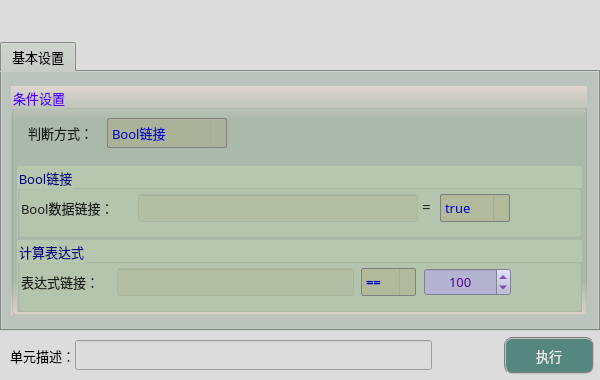
<?xml version="1.0" encoding="UTF-8"?>
<ui version="4.0">
 <class>frmLogicJudgeEndClass</class>
 <widget class="QDialog" name="frmLogicJudgeEndClass">
  <property name="geometry">
   <rect>
    <x>0</x>
    <y>0</y>
    <width>600</width>
    <height>380</height>
   </rect>
  </property>
  <property name="sizePolicy">
   <sizepolicy hsizetype="Fixed" vsizetype="Fixed">
    <horstretch>0</horstretch>
    <verstretch>0</verstretch>
   </sizepolicy>
  </property>
  <property name="minimumSize">
   <size>
    <width>600</width>
    <height>380</height>
   </size>
  </property>
  <property name="maximumSize">
   <size>
    <width>600</width>
    <height>380</height>
   </size>
  </property>
  <property name="windowTitle">
   <string>结束语句</string>
  </property>
  <property name="styleSheet">
   <string notr="true">background-color: rgb(220, 220, 220);</string>
  </property>
  <layout class="QGridLayout" name="gridLayout">
   <property name="leftMargin">
    <number>0</number>
   </property>
   <property name="topMargin">
    <number>0</number>
   </property>
   <property name="rightMargin">
    <number>0</number>
   </property>
   <property name="bottomMargin">
    <number>0</number>
   </property>
   <property name="spacing">
    <number>1</number>
   </property>
   <item row="3" column="0" colspan="2">
    <layout class="QHBoxLayout" name="horizontalLayout">
     <property name="spacing">
      <number>0</number>
     </property>
     <property name="bottomMargin">
      <number>6</number>
     </property>
     <item>
      <spacer name="horizontalSpacer">
       <property name="orientation">
        <enum>Qt::Horizontal</enum>
       </property>
       <property name="sizeType">
        <enum>QSizePolicy::Fixed</enum>
       </property>
       <property name="sizeHint" stdset="0">
        <size>
         <width>10</width>
         <height>20</height>
        </size>
       </property>
      </spacer>
     </item>
     <item>
      <widget class="QLabel" name="label_3">
       <property name="sizePolicy">
        <sizepolicy hsizetype="Fixed" vsizetype="Fixed">
         <horstretch>0</horstretch>
         <verstretch>0</verstretch>
        </sizepolicy>
       </property>
       <property name="maximumSize">
        <size>
         <width>83</width>
         <height>25</height>
        </size>
       </property>
       <property name="font">
        <font>
         <family>微软雅黑</family>
         <pointsize>10</pointsize>
        </font>
       </property>
       <property name="styleSheet">
        <string notr="true">background-color: rgba(255, 255, 255, 0);</string>
       </property>
       <property name="text">
        <string>单元描述：</string>
       </property>
      </widget>
     </item>
     <item>
      <widget class="QLineEdit" name="txtDescribe">
       <property name="sizePolicy">
        <sizepolicy hsizetype="Fixed" vsizetype="Fixed">
         <horstretch>0</horstretch>
         <verstretch>0</verstretch>
        </sizepolicy>
       </property>
       <property name="minimumSize">
        <size>
         <width>357</width>
         <height>30</height>
        </size>
       </property>
       <property name="maximumSize">
        <size>
         <width>16777215</width>
         <height>30</height>
        </size>
       </property>
       <property name="font">
        <font>
         <family>微软雅黑</family>
         <pointsize>10</pointsize>
        </font>
       </property>
      </widget>
     </item>
     <item>
      <spacer name="horizontalSpacer_8">
       <property name="orientation">
        <enum>Qt::Horizontal</enum>
       </property>
       <property name="sizeHint" stdset="0">
        <size>
         <width>40</width>
         <height>20</height>
        </size>
       </property>
      </spacer>
     </item>
     <item>
      <widget class="QPushButton" name="btnExecute">
       <property name="minimumSize">
        <size>
         <width>90</width>
         <height>37</height>
        </size>
       </property>
       <property name="font">
        <font>
         <family>微软雅黑</family>
         <pointsize>10</pointsize>
        </font>
       </property>
       <property name="styleSheet">
        <string notr="true">QWidget{ background-color: rgb(85, 135, 127);}
QWidget{ color: rgb(235, 235, 235);}
QWidget{ border: 2px groove gray;border-radius: 8px;padding: 2px 4px;}
QPushButton:hover{ background-color: rgb(85, 155, 127);}
QPushButton:pressed{background-color: rgb(85, 175, 127);}</string>
       </property>
       <property name="text">
        <string>执行</string>
       </property>
      </widget>
     </item>
     <item>
      <spacer name="horizontalSpacer_2">
       <property name="orientation">
        <enum>Qt::Horizontal</enum>
       </property>
       <property name="sizeType">
        <enum>QSizePolicy::Fixed</enum>
       </property>
       <property name="sizeHint" stdset="0">
        <size>
         <width>6</width>
         <height>20</height>
        </size>
       </property>
      </spacer>
     </item>
    </layout>
   </item>
   <item row="0" column="0">
    <spacer name="verticalSpacer_2">
     <property name="orientation">
      <enum>Qt::Vertical</enum>
     </property>
     <property name="sizeType">
      <enum>QSizePolicy::Fixed</enum>
     </property>
     <property name="sizeHint" stdset="0">
      <size>
       <width>20</width>
       <height>42</height>
      </size>
     </property>
    </spacer>
   </item>
   <item row="2" column="0">
    <spacer name="verticalSpacer_4">
     <property name="orientation">
      <enum>Qt::Vertical</enum>
     </property>
     <property name="sizeType">
      <enum>QSizePolicy::Fixed</enum>
     </property>
     <property name="sizeHint" stdset="0">
      <size>
       <width>20</width>
       <height>5</height>
      </size>
     </property>
    </spacer>
   </item>
   <item row="1" column="0" colspan="2">
    <widget class="QTabWidget" name="tabWidget">
     <property name="sizePolicy">
      <sizepolicy hsizetype="Expanding" vsizetype="Expanding">
       <horstretch>0</horstretch>
       <verstretch>0</verstretch>
      </sizepolicy>
     </property>
     <property name="minimumSize">
      <size>
       <width>0</width>
       <height>0</height>
      </size>
     </property>
     <property name="maximumSize">
      <size>
       <width>16777215</width>
       <height>16777215</height>
      </size>
     </property>
     <property name="font">
      <font>
       <family>微软雅黑</family>
       <pointsize>10</pointsize>
      </font>
     </property>
     <property name="styleSheet">
      <string notr="true">background-color: #bcc2bc;</string>
     </property>
     <property name="currentIndex">
      <number>0</number>
     </property>
     <widget class="QWidget" name="tab">
      <attribute name="title">
       <string>基本设置</string>
      </attribute>
      <widget class="QGroupBox" name="groupC">
       <property name="geometry">
        <rect>
         <x>9</x>
         <y>14</y>
         <width>576</width>
         <height>229</height>
        </rect>
       </property>
       <property name="font">
        <font>
         <family>微软雅黑</family>
         <pointsize>10</pointsize>
        </font>
       </property>
       <property name="styleSheet">
        <string notr="true">background-color: qlineargradient(x1:0, y1:0, x2:0, y2:1, stop:0 #dfd5cf, stop: 0.15 #acbbac, stop: 0.85 #acbbac,stop:1 #dfd5cf);
color: rgb(85, 0, 255);</string>
       </property>
       <property name="title">
        <string>条件设置</string>
       </property>
       <widget class="QComboBox" name="comboType">
        <property name="geometry">
         <rect>
          <x>96</x>
          <y>32</y>
          <width>120</width>
          <height>30</height>
         </rect>
        </property>
        <property name="sizePolicy">
         <sizepolicy hsizetype="Fixed" vsizetype="Fixed">
          <horstretch>0</horstretch>
          <verstretch>0</verstretch>
         </sizepolicy>
        </property>
        <property name="minimumSize">
         <size>
          <width>120</width>
          <height>30</height>
         </size>
        </property>
        <property name="maximumSize">
         <size>
          <width>120</width>
          <height>16777215</height>
         </size>
        </property>
        <property name="font">
         <font>
          <family>微软雅黑</family>
          <pointsize>10</pointsize>
         </font>
        </property>
        <property name="styleSheet">
         <string notr="true">QComboBox {
    border: 1px solid gray;
    border-radius: 2px;    
    color: rgb(0, 0, 200);
	background-color: rgba(170, 170, 127,100);
}
QComboBox::drop-down {
    subcontrol-origin: padding;
    subcontrol-position: top right;
    width: 15px; 
    border-left-width: 1px;
    border-left-color: darkgray;
    border-left-style: solid;
    border-top-right-radius: 3px;
    border-bottom-right-radius: 3px;
}

QComboBox::down-arrow {
    image: url(:/resource/down.png);
} 
QComboBox::down-arrow:on {
    top: 1px;
    left: 1px;
}</string>
        </property>
        <property name="sizeAdjustPolicy">
         <enum>QComboBox::AdjustToContents</enum>
        </property>
        <item>
         <property name="text">
          <string>Bool链接</string>
         </property>
        </item>
        <item>
         <property name="text">
          <string>计算表达式</string>
         </property>
        </item>
       </widget>
       <widget class="QLabel" name="label_30">
        <property name="geometry">
         <rect>
          <x>17</x>
          <y>37</y>
          <width>81</width>
          <height>19</height>
         </rect>
        </property>
        <property name="font">
         <font>
          <family>微软雅黑</family>
          <pointsize>10</pointsize>
         </font>
        </property>
        <property name="styleSheet">
         <string notr="true">color: rgb(30, 30, 30);
background-color: rgba(0, 0, 0, 0);</string>
        </property>
        <property name="text">
         <string>判断方式：</string>
        </property>
       </widget>
       <widget class="QGroupBox" name="groupC2">
        <property name="geometry">
         <rect>
          <x>6</x>
          <y>80</y>
          <width>565</width>
          <height>72</height>
         </rect>
        </property>
        <property name="font">
         <font>
          <family>微软雅黑</family>
          <pointsize>10</pointsize>
         </font>
        </property>
        <property name="styleSheet">
         <string notr="true">background-color: #b7c7af;
color: rgb(0, 0, 127);</string>
        </property>
        <property name="title">
         <string>Bool链接</string>
        </property>
        <widget class="QPushButton" name="btnDelLinkBool">
         <property name="geometry">
          <rect>
           <x>534</x>
           <y>28</y>
           <width>27</width>
           <height>27</height>
          </rect>
         </property>
         <property name="toolTip">
          <string>删除Bool数据链接</string>
         </property>
         <property name="styleSheet">
          <string notr="true">QWidget{ border:none;background-color: rgba(0, 0, 0, 0);border-radius: 8px;padding: 2px 4px;}
QPushButton:hover{ background-color: rgba(226, 142, 162, 100);}
QPushButton:pressed{background-color: rgba(226, 172, 162, 200);}</string>
         </property>
         <property name="text">
          <string/>
         </property>
         <property name="icon">
          <iconset resource="sub_res.qrc">
           <normaloff>:/resource/del_link.png</normaloff>:/resource/del_link.png</iconset>
         </property>
         <property name="iconSize">
          <size>
           <width>27</width>
           <height>27</height>
          </size>
         </property>
        </widget>
        <widget class="QPushButton" name="btnLinkBool">
         <property name="geometry">
          <rect>
           <x>502</x>
           <y>28</y>
           <width>27</width>
           <height>27</height>
          </rect>
         </property>
         <property name="toolTip">
          <string>链接Bool数据</string>
         </property>
         <property name="styleSheet">
          <string notr="true">QWidget{ border:none;background-color: rgba(0, 0, 0, 0);border-radius: 8px;padding: 2px 4px;}
QPushButton:hover{ background-color: rgba(85, 150, 127, 100);}
QPushButton:pressed{background-color: rgba(85, 180, 127, 160);}</string>
         </property>
         <property name="text">
          <string/>
         </property>
         <property name="icon">
          <iconset resource="sub_res.qrc">
           <normaloff>:/resource/link.png</normaloff>:/resource/link.png</iconset>
         </property>
         <property name="iconSize">
          <size>
           <width>27</width>
           <height>27</height>
          </size>
         </property>
        </widget>
        <widget class="QLabel" name="label_5">
         <property name="geometry">
          <rect>
           <x>405</x>
           <y>30</y>
           <width>16</width>
           <height>19</height>
          </rect>
         </property>
         <property name="font">
          <font>
           <family>微软雅黑</family>
           <pointsize>11</pointsize>
          </font>
         </property>
         <property name="styleSheet">
          <string notr="true">color: rgb(30, 30, 30);
background-color: rgba(0, 0, 0, 0);</string>
         </property>
         <property name="text">
          <string>=</string>
         </property>
        </widget>
        <widget class="QLabel" name="label_4">
         <property name="geometry">
          <rect>
           <x>4</x>
           <y>32</y>
           <width>119</width>
           <height>19</height>
          </rect>
         </property>
         <property name="font">
          <font>
           <family>微软雅黑</family>
           <pointsize>10</pointsize>
          </font>
         </property>
         <property name="styleSheet">
          <string notr="true">color: rgb(30, 30, 30);
background-color: rgba(0, 0, 0, 0);</string>
         </property>
         <property name="text">
          <string>Bool数据链接：</string>
         </property>
        </widget>
        <widget class="QLineEdit" name="txtLinkBool">
         <property name="geometry">
          <rect>
           <x>121</x>
           <y>28</y>
           <width>280</width>
           <height>28</height>
          </rect>
         </property>
         <property name="font">
          <font>
           <family>微软雅黑</family>
           <pointsize>10</pointsize>
          </font>
         </property>
         <property name="toolTip">
          <string>Bool类型</string>
         </property>
         <property name="styleSheet">
          <string notr="true">color: rgb(0, 0, 200);
background-color: rgba(170, 170, 127,50);</string>
         </property>
         <property name="alignment">
          <set>Qt::AlignCenter</set>
         </property>
         <property name="readOnly">
          <bool>true</bool>
         </property>
        </widget>
        <widget class="QComboBox" name="comboBool">
         <property name="geometry">
          <rect>
           <x>423</x>
           <y>28</y>
           <width>70</width>
           <height>28</height>
          </rect>
         </property>
         <property name="sizePolicy">
          <sizepolicy hsizetype="Fixed" vsizetype="Fixed">
           <horstretch>0</horstretch>
           <verstretch>0</verstretch>
          </sizepolicy>
         </property>
         <property name="minimumSize">
          <size>
           <width>70</width>
           <height>28</height>
          </size>
         </property>
         <property name="maximumSize">
          <size>
           <width>70</width>
           <height>28</height>
          </size>
         </property>
         <property name="font">
          <font>
           <family>微软雅黑</family>
           <pointsize>10</pointsize>
          </font>
         </property>
         <property name="styleSheet">
          <string notr="true">QComboBox {
    border: 1px solid gray;
    border-radius: 2px;    
    color: rgb(0, 0, 200);
	background-color: rgba(170, 170, 127,100);
}
QComboBox::drop-down {
    subcontrol-origin: padding;
    subcontrol-position: top right;
    width: 15px; 
    border-left-width: 1px;
    border-left-color: darkgray;
    border-left-style: solid;
    border-top-right-radius: 3px;
    border-bottom-right-radius: 3px;
}

QComboBox::down-arrow {
    image: url(:/resource/down.png);
} 
QComboBox::down-arrow:on {
    top: 1px;
    left: 1px;
}</string>
         </property>
         <property name="sizeAdjustPolicy">
          <enum>QComboBox::AdjustToContents</enum>
         </property>
         <item>
          <property name="text">
           <string>true</string>
          </property>
         </item>
        </widget>
       </widget>
       <widget class="QGroupBox" name="groupC3">
        <property name="enabled">
         <bool>false</bool>
        </property>
        <property name="geometry">
         <rect>
          <x>6</x>
          <y>154</y>
          <width>565</width>
          <height>72</height>
         </rect>
        </property>
        <property name="font">
         <font>
          <family>微软雅黑</family>
          <pointsize>10</pointsize>
         </font>
        </property>
        <property name="styleSheet">
         <string notr="true">background-color: #b7c7af;
color: rgb(0, 0, 127);</string>
        </property>
        <property name="title">
         <string>计算表达式</string>
        </property>
        <widget class="QPushButton" name="btnDelLinkRegex">
         <property name="geometry">
          <rect>
           <x>534</x>
           <y>28</y>
           <width>27</width>
           <height>27</height>
          </rect>
         </property>
         <property name="toolTip">
          <string>删除计算表达式链接</string>
         </property>
         <property name="styleSheet">
          <string notr="true">QWidget{ border:none;background-color: rgba(0, 0, 0, 0);border-radius: 8px;padding: 2px 4px;}
QPushButton:hover{ background-color: rgba(226, 142, 162, 100);}
QPushButton:pressed{background-color: rgba(226, 172, 162, 200);}</string>
         </property>
         <property name="text">
          <string/>
         </property>
         <property name="icon">
          <iconset resource="sub_res.qrc">
           <normaloff>:/resource/del_link.png</normaloff>:/resource/del_link.png</iconset>
         </property>
         <property name="iconSize">
          <size>
           <width>27</width>
           <height>27</height>
          </size>
         </property>
        </widget>
        <widget class="QPushButton" name="btnLinkRegex">
         <property name="geometry">
          <rect>
           <x>502</x>
           <y>28</y>
           <width>27</width>
           <height>27</height>
          </rect>
         </property>
         <property name="toolTip">
          <string>链接计算表达式</string>
         </property>
         <property name="styleSheet">
          <string notr="true">QWidget{ border:none;background-color: rgba(0, 0, 0, 0);border-radius: 8px;padding: 2px 4px;}
QPushButton:hover{ background-color: rgba(85, 150, 127, 100);}
QPushButton:pressed{background-color: rgba(85, 180, 127, 160);}</string>
         </property>
         <property name="text">
          <string/>
         </property>
         <property name="icon">
          <iconset resource="sub_res.qrc">
           <normaloff>:/resource/link.png</normaloff>:/resource/link.png</iconset>
         </property>
         <property name="iconSize">
          <size>
           <width>27</width>
           <height>27</height>
          </size>
         </property>
        </widget>
        <widget class="QLabel" name="label_7">
         <property name="geometry">
          <rect>
           <x>4</x>
           <y>32</y>
           <width>97</width>
           <height>19</height>
          </rect>
         </property>
         <property name="font">
          <font>
           <family>微软雅黑</family>
           <pointsize>10</pointsize>
          </font>
         </property>
         <property name="styleSheet">
          <string notr="true">color: rgb(30, 30, 30);
background-color: rgba(0, 0, 0, 0);</string>
         </property>
         <property name="text">
          <string>表达式链接：</string>
         </property>
        </widget>
        <widget class="QLineEdit" name="txtLinkRegex">
         <property name="geometry">
          <rect>
           <x>100</x>
           <y>28</y>
           <width>237</width>
           <height>28</height>
          </rect>
         </property>
         <property name="font">
          <font>
           <family>微软雅黑</family>
           <pointsize>10</pointsize>
          </font>
         </property>
         <property name="toolTip">
          <string>Int类型</string>
         </property>
         <property name="styleSheet">
          <string notr="true">color: rgb(0, 0, 200);
background-color: rgba(170, 170, 127,50);</string>
         </property>
         <property name="alignment">
          <set>Qt::AlignCenter</set>
         </property>
         <property name="readOnly">
          <bool>true</bool>
         </property>
        </widget>
        <widget class="QComboBox" name="comboRegex">
         <property name="geometry">
          <rect>
           <x>344</x>
           <y>28</y>
           <width>55</width>
           <height>28</height>
          </rect>
         </property>
         <property name="sizePolicy">
          <sizepolicy hsizetype="Fixed" vsizetype="Fixed">
           <horstretch>0</horstretch>
           <verstretch>0</verstretch>
          </sizepolicy>
         </property>
         <property name="minimumSize">
          <size>
           <width>55</width>
           <height>28</height>
          </size>
         </property>
         <property name="maximumSize">
          <size>
           <width>55</width>
           <height>28</height>
          </size>
         </property>
         <property name="font">
          <font>
           <family>微软雅黑</family>
           <pointsize>10</pointsize>
           <weight>75</weight>
           <bold>true</bold>
          </font>
         </property>
         <property name="styleSheet">
          <string notr="true">QComboBox {
    border: 1px solid gray;
    border-radius: 2px;    
    color: rgb(0, 0, 200);
	background-color: rgba(170, 170, 127,100);
}
QComboBox::drop-down {
    subcontrol-origin: padding;
    subcontrol-position: top right;
    width: 15px; 
    border-left-width: 1px;
    border-left-color: darkgray;
    border-left-style: solid;
    border-top-right-radius: 3px;
    border-bottom-right-radius: 3px;
}

QComboBox::down-arrow {
    image: url(:/resource/down.png);
} 
QComboBox::down-arrow:on {
    top: 1px;
    left: 1px;
}</string>
         </property>
         <property name="sizeAdjustPolicy">
          <enum>QComboBox::AdjustToContents</enum>
         </property>
         <item>
          <property name="text">
           <string>==</string>
          </property>
         </item>
         <item>
          <property name="text">
           <string>!=</string>
          </property>
         </item>
         <item>
          <property name="text">
           <string>&gt;</string>
          </property>
         </item>
         <item>
          <property name="text">
           <string>&gt;=</string>
          </property>
         </item>
         <item>
          <property name="text">
           <string>&lt;</string>
          </property>
         </item>
         <item>
          <property name="text">
           <string>&lt;=</string>
          </property>
         </item>
        </widget>
        <widget class="QSpinBox" name="spinRegex">
         <property name="geometry">
          <rect>
           <x>407</x>
           <y>28</y>
           <width>87</width>
           <height>28</height>
          </rect>
         </property>
         <property name="font">
          <font>
           <family>微软雅黑</family>
           <pointsize>10</pointsize>
          </font>
         </property>
         <property name="styleSheet">
          <string notr="true">QWidget{color: rgb(85, 0, 155);background-color: rgb(180, 180, 210);}
QSpinBox::up-button{
    border:transparent;
}
QSpinBox::down-button{
    border:transparent;
}
QSpinBox::up-arrow{
    image:url(:/resource/up.png);
}
QSpinBox::down-arrow{
    image:url(:/resource/down.png);
}</string>
         </property>
         <property name="alignment">
          <set>Qt::AlignCenter</set>
         </property>
         <property name="minimum">
          <number>-32768</number>
         </property>
         <property name="maximum">
          <number>32767</number>
         </property>
         <property name="value">
          <number>100</number>
         </property>
        </widget>
       </widget>
       <widget class="QLabel" name="lblMsg">
        <property name="geometry">
         <rect>
          <x>268</x>
          <y>37</y>
          <width>299</width>
          <height>19</height>
         </rect>
        </property>
        <property name="font">
         <font>
          <family>微软雅黑</family>
          <pointsize>10</pointsize>
         </font>
        </property>
        <property name="styleSheet">
         <string notr="true">color: rgb(85, 85, 127);
background-color: rgba(0, 0, 0, 0);</string>
        </property>
        <property name="text">
         <string/>
        </property>
       </widget>
      </widget>
     </widget>
    </widget>
   </item>
  </layout>
 </widget>
 <layoutdefault spacing="6" margin="11"/>
 <resources>
  <include location="sub_res.qrc"/>
  <include location="../../DetectIdentify/SelectShape/sub_res.qrc"/>
  <include location="../../GeometryTools/FitCircle/sub_res.qrc"/>
 </resources>
 <connections/>
</ui>
